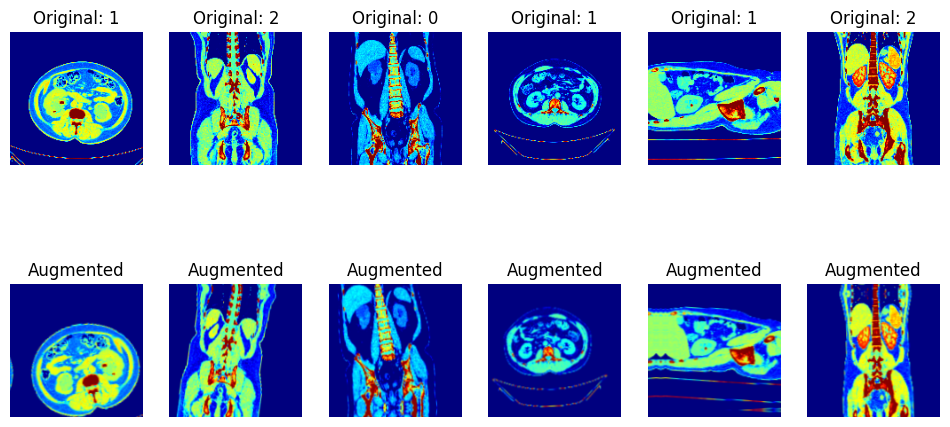
#> input picture data_augmentation.png, 950 x 427 px; its folder holds only this picture in this run
$ python -i mobilenet_with_pseudocolor_enhancement.py   (imports and definitions only)   (older library calls are emulated)
#> lines starting #> are read from the running program, lines starting #| are printed output that depends on the picture
#> further down, picture is the input picture: shape (427, 950, 3); mean B, G, R 193.5, 153.6, 137.2
# -*- coding: utf-8 -*-
"""Mobilenet with pseudocolor enhancement.ipynb

Automatically generated by Colab.

Original file is located at
    https://colab.research.google.com/drive/1mq1UKBFo6Nwbq_f6rh8KzR6Dg8zo19OO

# Kidney disease detection
"""

from google.colab import drive
# [1 line not run here, left out]

# Dataset paths
dataset_path = "/content/drive/MyDrive/Final Kidney CT Images"
cyst_path = "/content/drive/MyDrive/Final Kidney CT Images/Cyst"
stone_path = "/content/drive/MyDrive/Final Kidney CT Images/Stone"
normal_path = "/content/drive/MyDrive/Final Kidney CT Images/Normal"
img_size = (150, 150)

classes = ["Cyst","Stone","Normal"]

"""**Import Files**"""

import cv2
import os
import matplotlib.pyplot as plt
import numpy as np
import tensorflow as tf
import time
import seaborn as sns
import pandas as pd
from sklearn.model_selection import train_test_split
from tensorflow.keras import layers
from tensorflow.keras.applications import MobileNetV2
from tensorflow.keras.layers import Dense, Dropout, GlobalAveragePooling2D, BatchNormalization, Reshape, multiply
from tensorflow.keras.models import Model
from tensorflow.keras import optimizers
from sklearn.metrics import confusion_matrix, classification_report
from sklearn.metrics import confusion_matrix
from sklearn.metrics import precision_score, recall_score, f1_score

"""**Image Preprocessing**"""

# Step 3: Image Preprocessing Function
def preprocess_pipeline(img):
    """
    Apply a 3-step preprocessing pipeline:
    1. Noise Removal (Median Blur)
    2. Contrast Enhancement (CLAHE)
    3. Edge Enhancement (Sobel)
    """
    # 1. Noise Removal
    median_img = cv2.medianBlur(img, 3)
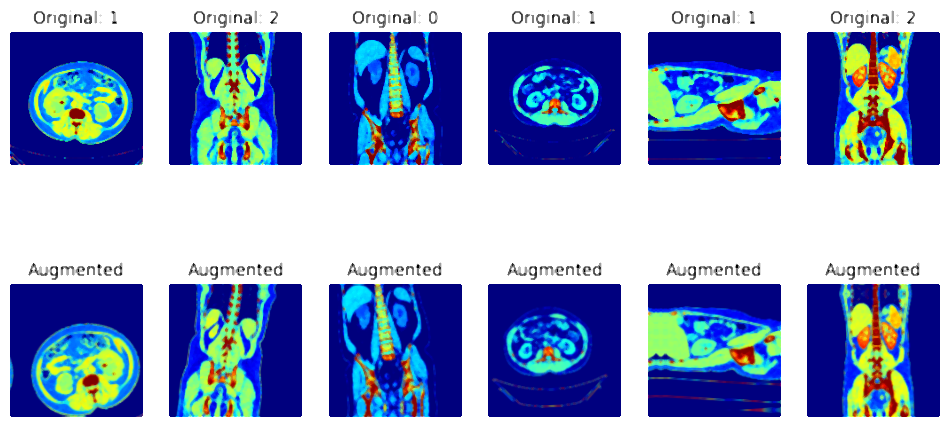
#> median_img: shape (427, 950, 3); mean B, G, R 194.3, 154, 137.3

    # 2. Contrast Enhancement
    gray = cv2.cvtColor(median_img, cv2.COLOR_BGR2GRAY)
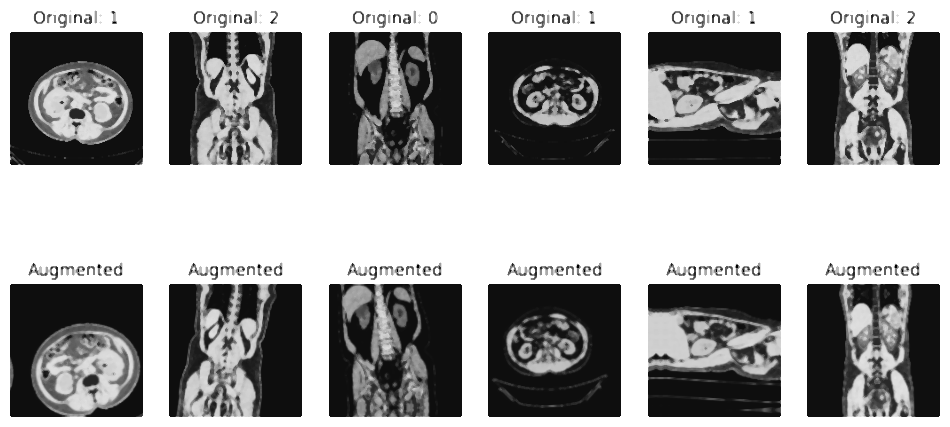
#> gray: shape (427, 950); min 0, max 255, mean 153.6
    clahe = cv2.createCLAHE(clipLimit=2.0, tileGridSize=(8,8))
    clahe_img = clahe.apply(gray)

    # 3. Edge Enhancement
    sobelx = cv2.Sobel(clahe_img, cv2.CV_64F, 1, 0, ksize=3)
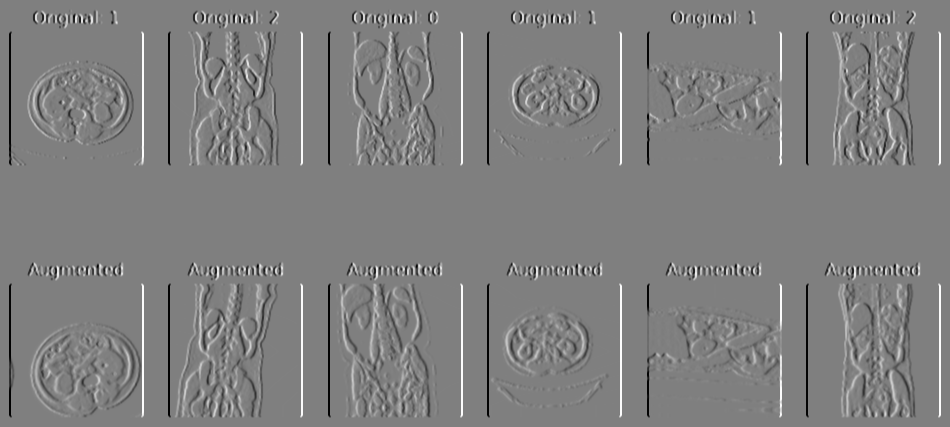
#> sobelx: shape (427, 950) float64; min -992, max 988, mean 0; drawn with min black and max white
    sobely = cv2.Sobel(clahe_img, cv2.CV_64F, 0, 1, ksize=3)
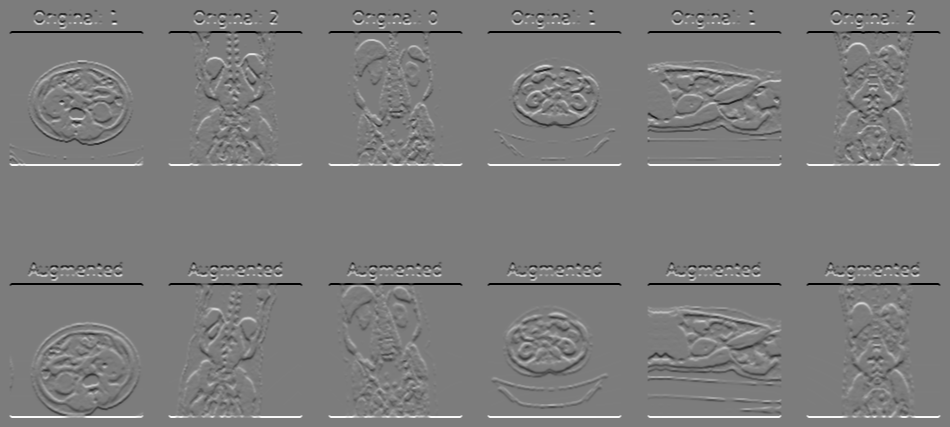
#> sobely: shape (427, 950) float64; min -972, max 1016, mean 0; drawn with min black and max white
    sobel_img = cv2.magnitude(sobelx, sobely)
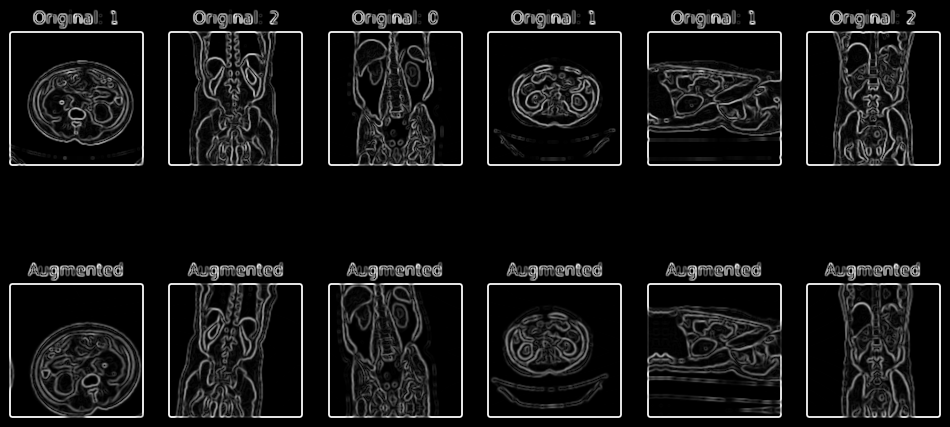
#> sobel_img: shape (427, 950) float64; min 0, max 1095.7, mean 86.5; drawn with min black and max white
    sobel_img = cv2.convertScaleAbs(sobel_img)
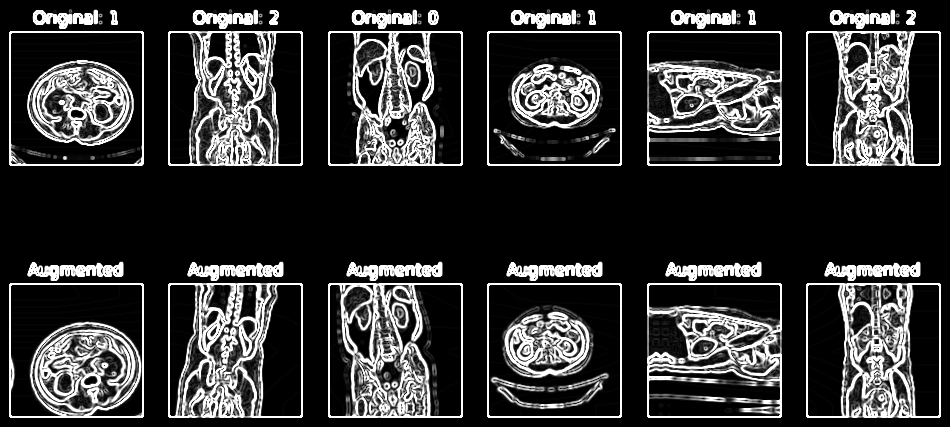
#> sobel_img: shape (427, 950); min 0, max 255, mean 51.7

    # Convert single channel to RGB
    clahe_img_rgb = cv2.cvtColor(clahe_img, cv2.COLOR_GRAY2RGB)
    sobel_img_rgb = cv2.cvtColor(sobel_img, cv2.COLOR_GRAY2RGB)

    return median_img, clahe_img_rgb, sobel_img_rgb

# Step 4: Load dataset with preprocessing + pseudo-color
X_processed, y_processed = [], []

# [21 lines not run here, left out]

# Convert to NumPy arrays
X_processed = np.array(X_processed, dtype=np.float32)
y_processed = np.array(y_processed)

# [5 lines not run here, left out]
plot_idx = 1

# [26 lines not run here, left out]

"""**[Pseudocolor Enhancement]**"""

# Function to apply pseudo color
def apply_pseudo_color(img):
    return cv2.applyColorMap(img, cv2.COLORMAP_JET)

# Dictionary of class paths
classes_paths = {
    "Cyst": cyst_path,
    "Stone": stone_path,
    "Normal": normal_path
}

num_images = 5  # per class

# [1 line not run here, left out]

plot_idx = 1
# [27 lines not run here, left out]

def apply_pseudo_color(img):
    return cv2.applyColorMap(img, cv2.COLORMAP_JET)

X_pseudo, y_pseudo = [], []

# [19 lines not run here, left out]

X_pseudo = np.array(X_pseudo, dtype=np.float32)
y_pseudo = np.array(y_pseudo)

# [2 lines not run here, left out]

"""**Data Splitting**"""

# 80% train, 20% temp
# [3 lines that did not run here, left out]

# Split temp → 10% validation, 10% test
# [3 lines that did not run here, left out]

# [3 lines not run here, left out]

batch_size = 16

# [1 line that did not run here, left out]
# [1 line that did not run here, left out]
# [1 line that did not run here, left out]

"""**Augmentation on pseudocolor segmented images**"""

# [8 lines that did not run here, left out]

# [19 lines not run here, left out]

"""**SE-MobKidNet or** **AttenKidNet**"""

# SE Attention block
def se_block(input_tensor, ratio=16):
    filters = input_tensor.shape[-1]
    se = GlobalAveragePooling2D()(input_tensor)
    se = Reshape((1, 1, filters))(se)
    se = Dense(filters // ratio, activation='relu')(se)
    se = Dense(filters, activation='sigmoid')(se)
    return multiply([input_tensor, se])

# Base Model
# [1 line that did not run here, left out]
# [1 line that did not run here, left out]

# Add Attention + Classifier Head
# [1 line that did not run here, left out]
# [1 line that did not run here, left out]
# [1 line that did not run here, left out]
# [1 line that did not run here, left out]
# [1 line that did not run here, left out]
# [1 line that did not run here, left out]

# [1 line that did not run here, left out]

# [5 lines not run here, left out]
from tensorflow.keras.callbacks import EarlyStopping, ReduceLROnPlateau

# Early stopping
# [1 line that did not run here, left out]

# Reduce LR if val_loss plateaus
# [1 line that did not run here, left out]

##train the model
start_time = time.time()  # Start timer

# [6 lines that did not run here, left out]

end_time = time.time()  # End timer

training_time = end_time - start_time
# [2 lines not run here, left out]

# Measure testing time
test_start = time.time()

# [1 line that did not run here, left out]

test_end = time.time()

testing_time = test_end - test_start
# [3 lines not run here, left out]

"""**Apply Confusion Matrix**"""

# Get True Labels and Predictions
y_true = []
y_pred = []

# [4 lines not run here, left out]

y_true = np.array(y_true)
y_pred = np.array(y_pred)

# [2 lines not run here, left out]

y_pred = []
y_true = []

# [7 lines not run here, left out]

# Ensure y_true and y_pred exist
# If they don't, run the prediction loop from Step 13 again
# Example:
# y_true = np.array(y_true)
# y_pred = np.array(y_pred)

# Create the confusion matrix
cm = confusion_matrix(y_true, y_pred)

# Plot heatmap
# [9 lines not run here, left out]

# Ensure y_true and y_pred are numpy arrays
y_true = np.array(y_true)
y_pred = np.array(y_pred)

# Compute per-class metrics
class_accuracies = {}
class_precisions = precision_score(y_true, y_pred, average=None)
class_recalls = recall_score(y_true, y_pred, average=None)
class_f1s = f1_score(y_true, y_pred, average=None)

# [15 lines not run here, left out]

# Display results in table
df = pd.DataFrame(class_accuracies).T
# [1 line not run here, left out]

# Get all test images and labels
# [1 line that did not run here, left out]
# [1 line that did not run here, left out]

# Get predictions
# [1 line that did not run here, left out]
# [1 line that did not run here, left out]

# Show 5 images per class
num_images = 5

# [14 lines not run here, left out]

>>> import cv2
>>> picture = cv2.imread('data_augmentation.png')
>>> result = preprocess_pipeline(picture)

$ run again, on preprocessing_samples.png
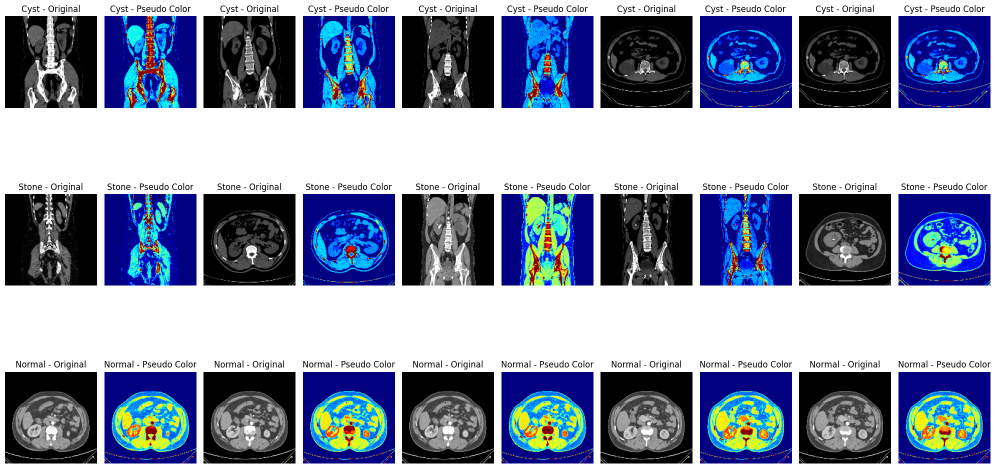
#> input picture preprocessing_samples.png, 1990 x 937 px (shown at 1/2 size)
#> picture is the input picture: shape (937, 1990, 3); mean B, G, R 165.8, 142.4, 133
#> in preprocess_pipeline, `sobely = cv2.Sobel(clahe_img, cv2.CV_64F, 0, 1, ksize=3)`:
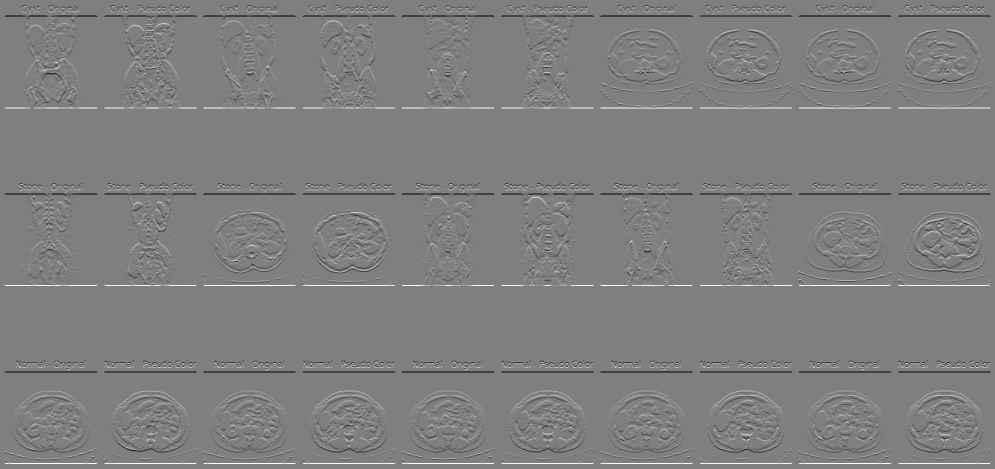
#> sobely: shape (937, 1990) float64 (shown at 1/2 size); min -1008, max 1012, mean 0; drawn with min black and max white
#> in preprocess_pipeline, `sobel_img = cv2.convertScaleAbs(sobel_img)`:
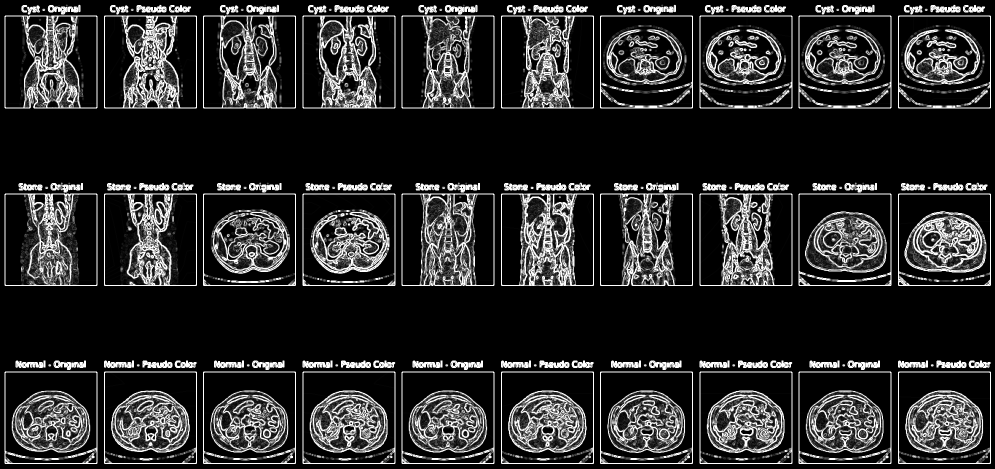
#> sobel_img: shape (937, 1990) (shown at 1/2 size); min 0, max 255, mean 43.3
